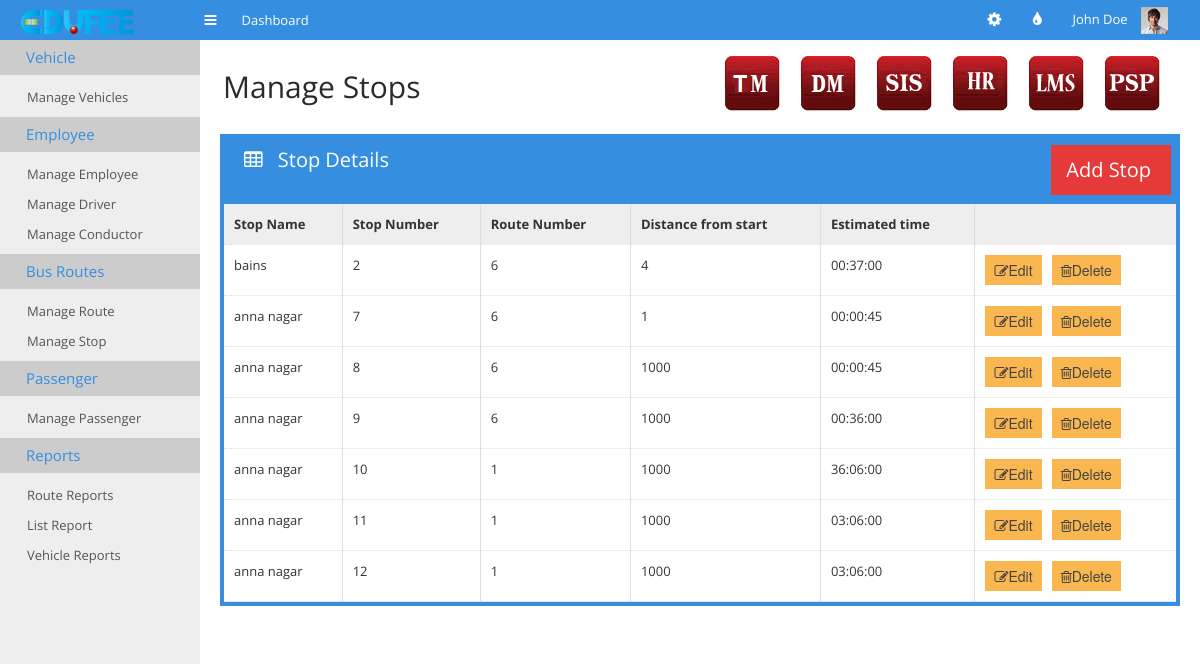
/tm-manage-stop.php, run on the app's committed database.
### tables this page shows
CREATE TABLE IF NOT EXISTS `tm_bus_stop` (
  `name` text,
  `id` int(11) NOT NULL,
  `route` int(11) DEFAULT NULL,
  `distance` bigint(20) DEFAULT NULL,
  `estimated_time` time DEFAULT NULL,
  PRIMARY KEY (`id`)
);

### tm-manage-stop.php (the view, shortened to what this page needs)
<!doctype html>
<html>
<head>
    <link rel="stylesheet" href="css/bootstrap.min.css">
    <link rel="stylesheet" href="css/bootstrap-responsive.min.css">
    <link rel="stylesheet" href="css/plugins/jquery-ui/smoothness/jquery-ui.css">
    <link rel="stylesheet" href="css/plugins/jquery-ui/smoothness/jquery.ui.theme.css">
    <link rel="stylesheet" href="css/style.css">
    <link rel="stylesheet" href="css/themes.css">
</head>
<body>
<div id="navigation">
    <div class="container-fluid">
        <a href="#" id="brand"></a>
        <a href="#" class="toggle-nav" rel="tooltip" data-placement="bottom" title="Toggle navigation"><i class="icon-reorder"></i></a>
        <ul class='main-nav'>
            <li>
                <a href="index.html">
                    <span>Dashboard</span>
                </a>
            </li>
        </ul>
        <div class="user">
            <ul class="icon-nav">
                <li class="dropdown sett">
                    <a href="#" class='dropdown-toggle' data-toggle="dropdown"><i class="icon-cog"></i></a>
                </li>
                <li class='dropdown colo'>
                    <a href="#" class='dropdown-toggle' data-toggle="dropdown"><i class="icon-tint"></i></a>
                </li>
            </ul>
            <div class="dropdown">
                <a href="#" class='dropdown-toggle' data-toggle="dropdown">John Doe <img src="img/demo/user-avatar.jpg" alt=""></a>
            </div>
        </div>
    </div>
</div>
<div class="container-fluid" id="content">
    <?php
    require_once "cms.php";
    ?>
    <div id="main">
        <div class="container-fluid">
            <div class="page-header">
                <div class="pull-left">
                    <h1>Manage Stops</h1>
                </div>
                <div class="pull-right">
                    <ul class="minitiles" style="display:inline !important;">
                        <li><a href="tm_main.html"><img src="img/tm_icon.png" alt=""></a></li>
                        <li><a href="http://www.edufee.com/subscribe_donation/"><img src="img/dm_icon.png" alt=""></a></li>
                        <li> <a href="http://www.edufee.com/SIS/home/"><img src="img/sis_icon.png" alt="" style="border:none;" border="0"/></a> </li>
                        <li><a href="http://www.edufee.com/hrm/symfony/web/index.php/admin/LandingPage"><img src="img/hr_icon.png" alt=""></a></li>
                        <li> <a href="http://www.edufee.com/openbiblio/catalog/home.php"><img src="img/lms_icon.png" alt="" style="border:none;" border="0"/></a> </li>
                        <li><a href="http://www.edufee.com/psp_dashboard/psp"><img src="img/psp_icon.png" alt="" border="0"/>
                            </a></li>
                    </ul>
                </div>
            </div>
            <div class="row-fluid">
                <div class="span12">
                    <div class="box box-color box-bordered">
                        <div class="box-title">
                            <h3>
                                <i class="icon-table"></i>
                                Stop Details
                            </h3>
                            <div class="pull-right" style="margin-right: 5px;">
                                <ul class="pull-right stats"><li class="lightred">
                                        <a href="tm-add-stop.php">
                                            <div  style="margin-right: 5px;">
                                                <h3>Add Stop</h3>
                                            </div>
                                        </a>
                                    </li></ul>
                            </div>
                        </div>
                        <div class="box-content nopadding">
                            <table class="table table-hover table-nomargin table-bordered">
                                <thead>
                                <tr>
                                    <th class='hidden-350'>Stop Name</th>
                                    <th class="hidden-480">Stop Number</th>
                                    <th class='hidden-1024'>Route Number</th>
                                    <th class="hidden-1024">Distance from start</th>
                                    <th class="hidden-1024">Estimated time</th>
                                    <th></th>
                                </tr>
                                </thead>
                                <tbody>
                                <?php
                                require_once "datas.php";
                                $dbconnection = connectSQL($dbdetails);
                                if(mysqli_connect_errno())
                                {
                                    echo "db_connection_fail";
                                }
                                else
                                {
                                    $sql="select * from tm_bus_stop";
                                    $result=mysqli_query($dbconnection,$sql);
                                    while($row=mysqli_fetch_array($result))
                                    {
                                        echo '<tr><td>'.$row['name'].'</td><td>'.$row['id'].'</td><td class="hidden-350">'
                                            .$row['route'].'</td><td class="hidden-1024">'.$row['distance'].'</td>
                                            <td class="hidden-1024">'.$row['estimated_time'].
                                            '</td><td><button class="edit btn btn-warning" value="'.$row['id']
                                            .'"><i class="icon-edit"></i>Edit</button><span>&nbsp&nbsp</span>
                                            <button class="delete btn btn-warning" value="'.$row['id']
                                            .'"><i class="icon-trash"></i>Delete</button></td></tr>';
                                    }
                                }
                                ?>
                                </tbody>
                            </table>
                        </div>
                    </div>
                </div>
            </div>
        </div>
    </div>
</body>
</html>

### data on the page
tm_bus_stop: name "bains", id "2", route "6", distance "4", estimated_time "00:37:00"
tm_bus_stop: name "anna nagar", id "7", route "6", distance "1", estimated_time "00:00:45"
tm_bus_stop: name "anna nagar", id "8", route "6", distance "1000", estimated_time "00:00:45"
tm_bus_stop: name "anna nagar", id "9", route "6", distance "1000", estimated_time "00:36:00"
tm_bus_stop: name "anna nagar", id "10", route "1", distance "1000", estimated_time "36:06:00"
tm_bus_stop: name "anna nagar", id "11", route "1", distance "1000", estimated_time "03:06:00"
tm_bus_stop: name "anna nagar", id "12", route "1", distance "1000", estimated_time "03:06:00"
